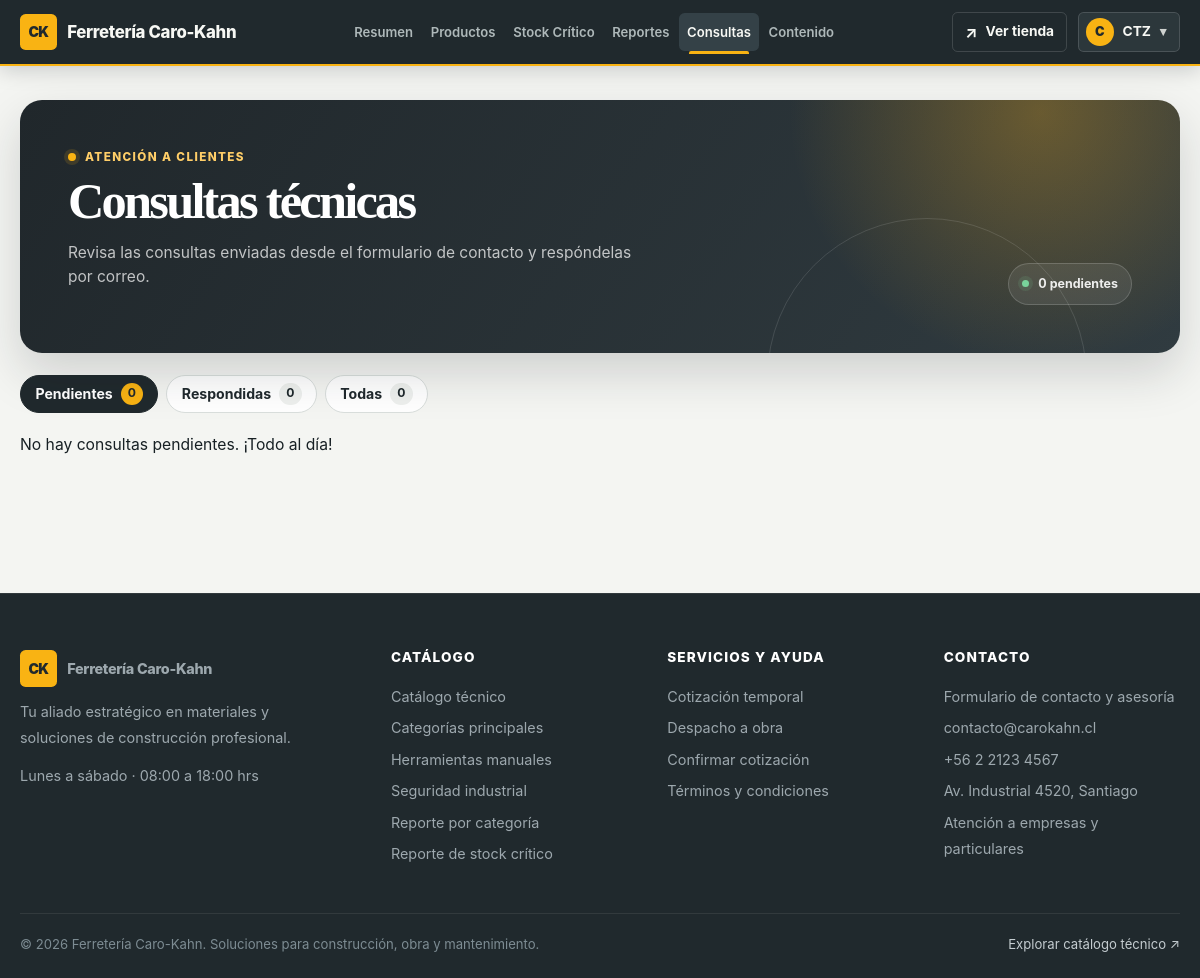
Before: /catalogo/administracion/consultas/ (signed in) with the older database file.
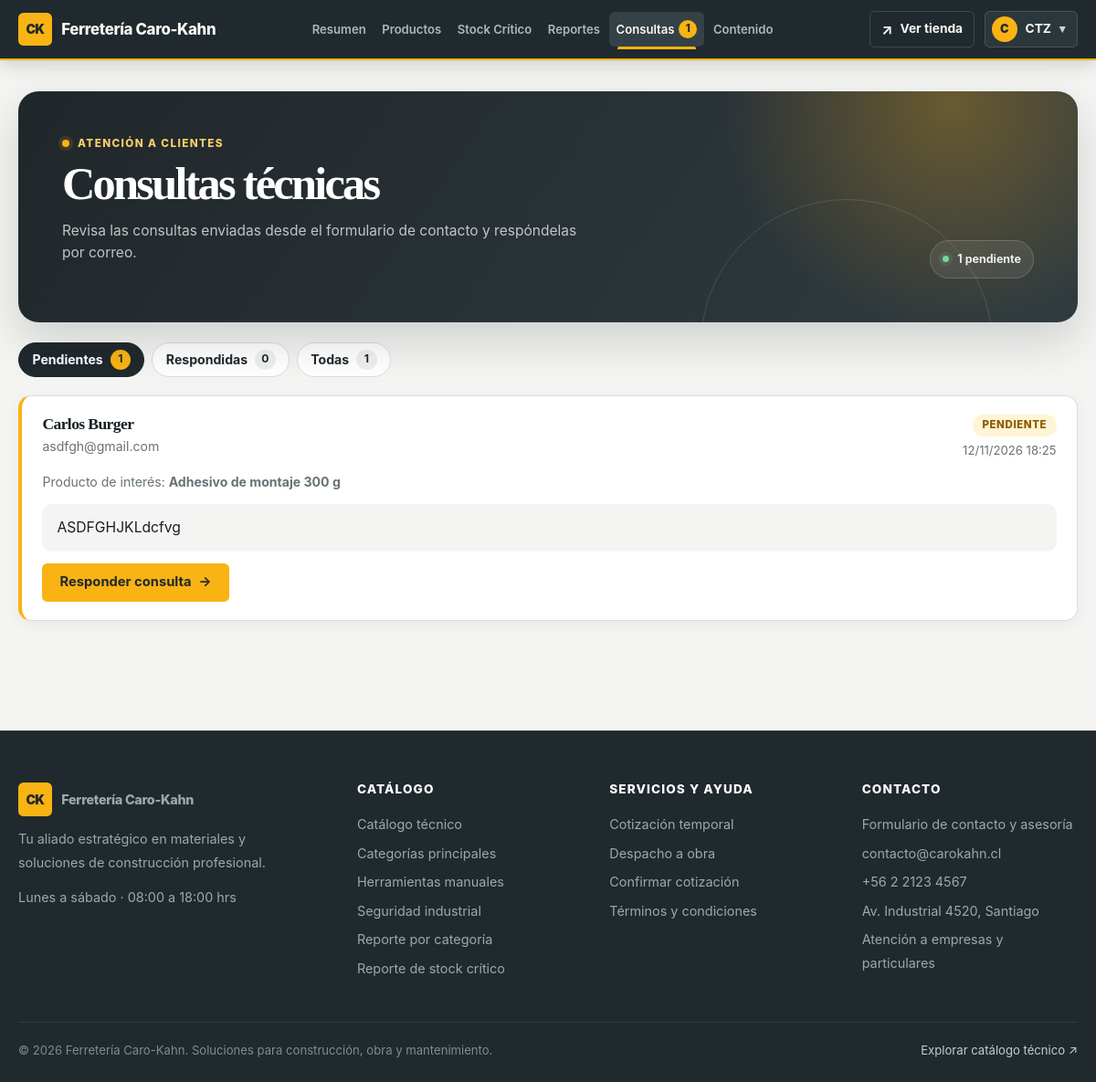
After: the same page with the newer database file.
### catalogo/models.py (models this page shows, shortened)
class ContenidoSitio(models.Model):
    clave = models.SlugField(max_length=100, unique=True)
    valor = models.TextField(blank=True)
    actualizado_por = models.ForeignKey(
        settings.AUTH_USER_MODEL,
        on_delete=models.SET_NULL,
        related_name="contenidos_sitio_actualizados",
        null=True,
        blank=True,
    )
    creado_en = models.DateTimeField(auto_now_add=True)
    actualizado_en = models.DateTimeField(auto_now=True)
    class Meta:
        ordering = ("clave",)
        verbose_name = "contenido del sitio"
        verbose_name_plural = "contenidos del sitio"

class ConsultaCliente(models.Model):
    nombre = models.CharField(max_length=150)
    correo = models.EmailField()
    mensaje = models.TextField()
    producto_interes = models.ForeignKey(
        Producto,
        on_delete=models.SET_NULL,
        null=True,
        blank=True,
        related_name="consultas",
    )
    fecha = models.DateTimeField(auto_now_add=True)
    respuesta = models.TextField(blank=True)
    respondida_en = models.DateTimeField(null=True, blank=True)
    respondida_por = models.ForeignKey(
        settings.AUTH_USER_MODEL,
        on_delete=models.SET_NULL,
        null=True,
        blank=True,
        related_name="consultas_respondidas",
    )
    class Meta:
        ordering = ("-fecha",)
        verbose_name = "consulta de cliente"
        verbose_name_plural = "consultas de clientes"
    @property
    def respondida(self):
        return self.respondida_en is not None

class Producto(models.Model):
    nombre = models.CharField(max_length=200)
    categoria = models.ForeignKey(
        Categoria,
        on_delete=models.PROTECT,
        related_name="productos",
    )
    precio = models.DecimalField(
        max_digits=12,
        decimal_places=0,
        validators=[MinValueValidator(0)],
    )
    stock = models.PositiveIntegerField(default=0)
    imagen_url = models.URLField(blank=True)
    imagen_archivo = models.CharField(max_length=255, blank=True)
    descripcion = models.TextField(blank=True)
    visible = models.BooleanField(default=True)
    creado_en = models.DateTimeField(auto_now_add=True)
    actualizado_en = models.DateTimeField(auto_now=True)
    class Meta:
        ordering = ("nombre",)
        verbose_name = "producto"
        verbose_name_plural = "productos"

### catalogo/views.py (the view)
# urls.py: path('administracion/consultas/', views.admin_consultas, name='admin_consultas'),
def admin_consultas(request):
    if not _es_administrador(request):
        messages.error(request, 'Debes iniciar sesión con una cuenta administradora.')
        return redirect(f"{reverse('login')}?next={reverse('admin_consultas')}")
    estado = request.GET.get('estado', 'pendientes')
    consultas = ConsultaCliente.objects.select_related('producto_interes', 'respondida_por')
    total_pendientes = consultas.filter(respondida_en__isnull=True).count()
    total_respondidas = consultas.filter(respondida_en__isnull=False).count()
    if estado == 'respondidas':
        consultas = consultas.filter(respondida_en__isnull=False)
    elif estado == 'todas':
        pass
    else:
        estado = 'pendientes'
        consultas = consultas.filter(respondida_en__isnull=True)
    contexto = {
        'consultas': consultas,
        'estado': estado,
        'total_pendientes': total_pendientes,
        'total_respondidas': total_respondidas,
        'total_todas': total_pendientes + total_respondidas,
        'contenido': cargar_contenido(),
    }
    return render(request, 'catalogo/admin_consultas.html', contexto)

### catalogo/templates/catalogo/admin_consultas.html (shortened to what this page needs)
{% extends 'catalogo/base.html' %}
{% load static %}
{% block extra_css %}
    <link rel="stylesheet" href="{% static 'catalogo/css/admin.css' %}?v=2.4">
{% endblock %}
{% block content %}
    <section class="admin-shell" aria-labelledby="titulo-consultas">
        <div class="admin-heading">
            <div class="admin-heading-copy">
                <p class="admin-overline"><span aria-hidden="true"></span> Atención a clientes</p>
                <h1 id="titulo-consultas">Consultas técnicas</h1>
                <p class="bajada">Revisa las consultas enviadas desde el formulario de contacto y respóndelas por correo.</p>
            </div>
            <span class="admin-session"><span aria-hidden="true">●</span> {{ total_pendientes }} pendiente{{ total_pendientes|pluralize }}</span>
        </div>
        <nav class="consultas-filtros" aria-label="Filtrar consultas">
            <a href="?estado=pendientes" class="consultas-filtro {% if estado == 'pendientes' %}is-activo{% endif %}" {% if estado == 'pendientes' %}aria-current="page"{% endif %}>Pendientes <span>{{ total_pendientes }}</span></a>
            <a href="?estado=respondidas" class="consultas-filtro {% if estado == 'respondidas' %}is-activo{% endif %}" {% if estado == 'respondidas' %}aria-current="page"{% endif %}>Respondidas <span>{{ total_respondidas }}</span></a>
            <a href="?estado=todas" class="consultas-filtro {% if estado == 'todas' %}is-activo{% endif %}" {% if estado == 'todas' %}aria-current="page"{% endif %}>Todas <span>{{ total_todas }}</span></a>
        </nav>
        <div class="consultas-lista">
            {% for consulta in consultas %}
                <article class="consulta-card {% if consulta.respondida %}consulta-card--respondida{% endif %}">
                    <header class="consulta-card__cabecera">
                        <div>
                            <h2>{{ consulta.nombre }}</h2>
                            <a href="mailto:{{ consulta.correo }}">{{ consulta.correo }}</a>
                        </div>
                        <div class="consulta-card__meta">
                            <span class="consulta-estado {% if consulta.respondida %}consulta-estado--ok{% else %}consulta-estado--pendiente{% endif %}">
                                {% if consulta.respondida %}Respondida{% else %}Pendiente{% endif %}
                            </span>
                            <time datetime="{{ consulta.fecha|date:'c' }}">{{ consulta.fecha|date:"d/m/Y H:i" }}</time>
                        </div>
                    </header>
                    {% if consulta.producto_interes %}
                        <p class="consulta-card__producto">Producto de interés: <strong>{{ consulta.producto_interes.nombre }}</strong></p>
                    {% endif %}
                    <p class="consulta-card__mensaje">{{ consulta.mensaje|linebreaksbr }}</p>
                    <div class="consulta-card__acciones">
                        <a class="boton-detalle consulta-boton" href="{% url 'responder_consulta' consulta.pk %}">
                            {% if consulta.respondida %}Responder de nuevo{% else %}Responder consulta{% endif %} <span aria-hidden="true">→</span>
                        </a>
                    </div>
                </article>
            {% empty %}
                <p class="estado-vacio">
                    {% if estado == 'pendientes' %}No hay consultas pendientes. ¡Todo al día!{% else %}No hay consultas en esta vista.{% endif %}
                </p>
            {% endfor %}
        </div>
    </section>
{% endblock %}

### catalogo/templates/catalogo/base.html (shortened to what this page needs)
{% load static %}
<!DOCTYPE html>
<html lang="es">
<head>
    <link rel="stylesheet" href="{% static 'catalogo/css/base.css' %}?v=2.4">
    {% block extra_css %}{% endblock %}
</head>
<body>
    <header class="site-header {% if es_area_admin %}site-header--admin{% endif %}">
        <div class="contenedor">
            <div class="navbar">
                {% if es_area_admin %}
                    <div class="header__brand-group">
                        <a href="{% url 'admin_landing' %}" class="marca header__brand">
                            <span class="marca-icono header__mark" aria-hidden="true">CK</span>
                            <span>{{ contenido.marca }}</span>
                        </a>
                    </div>
                    <nav class="header__nav header__nav--admin" id="menu-principal" aria-label="Navegación administrativa">
                        <a href="{% url 'admin_landing' %}" class="nav-link {% if url_actual == 'admin_landing' %}nav-link--active{% endif %}" {% if url_actual == 'admin_landing' %}aria-current="page"{% endif %}>Resumen</a>
                        <a href="{% url 'lista' %}" class="nav-link {% if url_actual == 'lista' %}nav-link--active{% endif %}" {% if url_actual == 'lista' %}aria-current="page"{% endif %}>Productos</a>
                        <a href="{% url 'reporte_critico' %}" class="nav-link {% if url_actual == 'reporte_critico' %}nav-link--active{% endif %}" {% if url_actual == 'reporte_critico' %}aria-current="page"{% endif %}>Stock Crítico</a>
                        <a href="{% url 'reporte_resumen' %}" class="nav-link {% if url_actual == 'reporte_resumen' %}nav-link--active{% endif %}" {% if url_actual == 'reporte_resumen' %}aria-current="page"{% endif %}>Reportes</a>
                        <a href="{% url 'admin_consultas' %}" class="nav-link {% if url_actual == 'admin_consultas' or url_actual == 'responder_consulta' %}nav-link--active{% endif %}" {% if url_actual == 'admin_consultas' or url_actual == 'responder_consulta' %}aria-current="page"{% endif %}>Consultas{% if consultas_pendientes %} <span class="nav-badge" aria-label="{{ consultas_pendientes }} pendientes">{{ consultas_pendientes }}</span>{% endif %}</a>
                        <a href="{% url 'admin_landing' %}#contenido-admin" class="nav-link">Contenido</a>
                    </nav>
                    <div class="nav-links header__actions">
                        <a href="{% url 'inicio' %}" class="button button--outline-light button--small" title="Volver a la tienda pública">
                            <span aria-hidden="true">↗</span> Ver tienda
                        </a>
                        <details class="user-menu">
                            <summary class="user-menu__trigger" aria-label="Menú del usuario administrador">
                                <span class="user-menu__avatar" aria-hidden="true">{{ request.user.username|first|upper }}</span>
                                <span class="user-menu__name">{{ request.user.username }}</span>
                                <span class="user-menu__caret" aria-hidden="true">▾</span>
                            </summary>
                        </details>
                    </div>
                {% endif %}
            </div>
        </div>
    </header>
    <main>
        {% block content %}{% endblock %}
    </main>
    <footer class="site-footer">
        <div class="footer-grid">
            <div class="footer-col footer-presentacion">
                <a href="{% url 'inicio' %}" class="marca header__brand">
                    <span class="marca-icono header__mark" aria-hidden="true">CK</span>
                    <span>{{ contenido.marca }}</span>
                </a>
                <p>{{ contenido.footer_descripcion|linebreaksbr }}</p>
                <p class="footer-horario">Lunes a sábado · 08:00 a 18:00 hrs</p>
            </div>
            <div class="footer-col">
                <h2>Catálogo</h2>
                <ul>
                    <li><a href="{% url 'lista' %}">Catálogo técnico</a></li>
                    <li><a href="{% url 'inicio' %}#categorias">Categorías principales</a></li>
                    <li><a href="{% url 'lista' %}?categoria=Herramientas+manuales#catalogo">Herramientas manuales</a></li>
                    <li><a href="{% url 'lista' %}?categoria=Seguridad+industrial#catalogo">Seguridad industrial</a></li>
                    {% if es_admin %}
                        <li><a href="{% url 'reporte_resumen' %}">Reporte por categoría</a></li>
                        <li><a href="{% url 'reporte_critico' %}">Reporte de stock crítico</a></li>
                    {% endif %}
                </ul>
            </div>
            <div class="footer-col">
                <h2>Servicios y Ayuda</h2>
                <ul>
                    <li><a href="{% url 'carrito' %}">Cotización temporal</a></li>
                    <li><a href="{% url 'inicio' %}#beneficios">Despacho a obra</a></li>
                    <li><a href="{% url 'checkout' %}">Confirmar cotización</a></li>
                    <li><a href="{% url 'inicio' %}#beneficios">Términos y condiciones</a></li>
                </ul>
            </div>
            <div class="footer-col">
                <h2>Contacto</h2>
                <ul>
                    <li><a href="{% url 'contacto' %}">Formulario de contacto y asesoría</a></li>
                    <li><a href="mailto:contacto@carokahn.cl">contacto@carokahn.cl</a></li>
                    <li><a href="tel:+56221234567">+56 2 2123 4567</a></li>
                    <li>Av. Industrial 4520, Santiago</li>
                    <li>Atención a empresas y particulares</li>
                </ul>
            </div>
        </div>
        <div class="footer-bottom">
            <span>&copy; 2026 {{ contenido.marca }}. Soluciones para construcción, obra y mantenimiento.</span>
            <a href="{% url 'lista' %}">Explorar catálogo técnico <span aria-hidden="true">↗</span></a>
        </div>
    </footer>
</body>
</html>

Changed rows visible on the page:
added ConsultaCliente: nombre "Carlos Burger", correo "asdfgh@gmail.com", shows "PENDIENTE", fecha "12/11/2026 18:25", producto_interes.nombre "Adhesivo de montaje 300 g", mensaje "ASDFGHJKLdcfvg", shows "Responder consulta"
Other visible differences:
{{ consultas_pendientes }}: (not shown) → "1"
{{ total_pendientes }}: "0" → "1"
{{ total_todas }}: "0" → "1"
text no longer shown: "No hay consultas pendientes. ¡Todo al día!"
